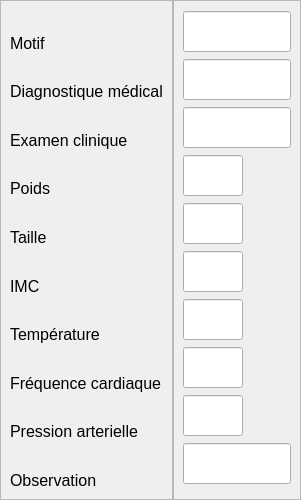
                                <widget class="QFrame" name="frame_24">
                                 <property name="minimumSize">
                                  <size>
                                   <width>0</width>
                                   <height>500</height>
                                  </size>
                                 </property>
                                 <property name="maximumSize">
                                  <size>
                                   <width>16777215</width>
                                   <height>500</height>
                                  </size>
                                 </property>
                                 <property name="frameShape">
                                  <enum>QFrame::NoFrame</enum>
                                 </property>
                                 <property name="frameShadow">
                                  <enum>QFrame::Raised</enum>
                                 </property>
                                 <layout class="QHBoxLayout" name="horizontalLayout_22">
                                  <property name="spacing">
                                   <number>0</number>
                                  </property>
                                  <property name="leftMargin">
                                   <number>0</number>
                                  </property>
                                  <property name="topMargin">
                                   <number>0</number>
                                  </property>
                                  <property name="rightMargin">
                                   <number>0</number>
                                  </property>
                                  <property name="bottomMargin">
                                   <number>0</number>
                                  </property>
                                  <item>
                                   <widget class="QFrame" name="frame_26">
                                    <property name="frameShape">
                                     <enum>QFrame::StyledPanel</enum>
                                    </property>
                                    <property name="frameShadow">
                                     <enum>QFrame::Raised</enum>
                                    </property>
                                    <layout class="QVBoxLayout" name="verticalLayout_15">
                                     <item alignment="Qt::AlignBottom">
                                      <widget class="QLabel" name="label_15">
                                       <property name="font">
                                        <font>
                                         <pointsize>12</pointsize>
                                        </font>
                                       </property>
                                       <property name="text">
                                        <string>Motif</string>
                                       </property>
                                      </widget>
                                     </item>
                                     <item alignment="Qt::AlignBottom">
                                      <widget class="QLabel" name="label_16">
                                       <property name="font">
                                        <font>
                                         <pointsize>12</pointsize>
                                        </font>
                                       </property>
                                       <property name="text">
                                        <string>Diagnostique médical</string>
                                       </property>
                                      </widget>
                                     </item>
                                     <item alignment="Qt::AlignBottom">
                                      <widget class="QLabel" name="label_17">
                                       <property name="font">
                                        <font>
                                         <pointsize>12</pointsize>
                                        </font>
                                       </property>
                                       <property name="text">
                                        <string>Examen clinique</string>
                                       </property>
                                      </widget>
                                     </item>
                                     <item alignment="Qt::AlignBottom">
                                      <widget class="QLabel" name="label_18">
                                       <property name="font">
                                        <font>
                                         <pointsize>12</pointsize>
                                        </font>
                                       </property>
                                       <property name="text">
                                        <string>Poids</string>
                                       </property>
                                      </widget>
                                     </item>
                                     <item alignment="Qt::AlignBottom">
                                      <widget class="QLabel" name="label_19">
                                       <property name="font">
                                        <font>
                                         <pointsize>12</pointsize>
                                        </font>
                                       </property>
                                       <property name="text">
                                        <string>Taille</string>
                                       </property>
                                      </widget>
                                     </item>
                                     <item alignment="Qt::AlignBottom">
                                      <widget class="QLabel" name="label_20">
                                       <property name="font">
                                        <font>
                                         <pointsize>12</pointsize>
                                        </font>
                                       </property>
                                       <property name="text">
                                        <string>IMC</string>
                                       </property>
                                      </widget>
                                     </item>
                                     <item alignment="Qt::AlignBottom">
                                      <widget class="QLabel" name="label_21">
                                       <property name="font">
                                        <font>
                                         <pointsize>12</pointsize>
                                        </font>
                                       </property>
                                       <property name="text">
                                        <string>Température</string>
                                       </property>
                                      </widget>
                                     </item>
                                     <item alignment="Qt::AlignBottom">
                                      <widget class="QLabel" name="label_22">
                                       <property name="font">
                                        <font>
                                         <pointsize>12</pointsize>
                                        </font>
                                       </property>
                                       <property name="text">
                                        <string>Fréquence cardiaque</string>
                                       </property>
                                      </widget>
                                     </item>
                                     <item alignment="Qt::AlignBottom">
                                      <widget class="QLabel" name="label_23">
                                       <property name="font">
                                        <font>
                                         <pointsize>12</pointsize>
                                        </font>
                                       </property>
                                       <property name="text">
                                        <string>Pression arterielle</string>
                                       </property>
                                      </widget>
                                     </item>
                                     <item alignment="Qt::AlignBottom">
                                      <widget class="QLabel" name="label_24">
                                       <property name="font">
                                        <font>
                                         <pointsize>12</pointsize>
                                        </font>
                                       </property>
                                       <property name="text">
                                        <string>Observation</string>
                                       </property>
                                      </widget>
                                     </item>
                                    </layout>
                                   </widget>
                                  </item>
                                  <item>
                                   <widget class="QFrame" name="frame_27">
                                    <property name="frameShape">
                                     <enum>QFrame::StyledPanel</enum>
                                    </property>
                                    <property name="frameShadow">
                                     <enum>QFrame::Raised</enum>
                                    </property>
                                    <layout class="QVBoxLayout" name="verticalLayout_16">
                                     <item>
                                      <widget class="QLineEdit" name="L_motif">
                                       <property name="minimumSize">
                                        <size>
                                         <width>0</width>
                                         <height>41</height>
                                        </size>
                                       </property>
                                       <property name="styleSheet">
                                        <string notr="true">border-bottom: 1px solid rgb(36, 156, 200)</string>
                                       </property>
                                       <property name="readOnly">
                                        <bool>true</bool>
                                       </property>
                                      </widget>
                                     </item>
                                     <item>
                                      <widget class="QLineEdit" name="L_diag">
                                       <property name="minimumSize">
                                        <size>
                                         <width>0</width>
                                         <height>41</height>
                                        </size>
                                       </property>
                                       <property name="styleSheet">
                                        <string notr="true">border-bottom: 1px solid rgb(36, 156, 200)</string>
                                       </property>
                                       <property name="readOnly">
                                        <bool>true</bool>
                                       </property>
                                      </widget>
                                     </item>
                                     <item>
                                      <widget class="QLineEdit" name="L_exam">
                                       <property name="minimumSize">
                                        <size>
                                         <width>0</width>
                                         <height>41</height>
                                        </size>
                                       </property>
                                       <property name="styleSheet">
                                        <string notr="true">border-bottom: 1px solid rgb(36, 156, 200)</string>
                                       </property>
                                       <property name="readOnly">
                                        <bool>true</bool>
                                       </property>
                                      </widget>
                                     </item>
                                     <item>
                                      <widget class="QLineEdit" name="L_poids">
                                       <property name="minimumSize">
                                        <size>
                                         <width>0</width>
                                         <height>41</height>
                                        </size>
                                       </property>
                                       <property name="maximumSize">
                                        <size>
                                         <width>60</width>
                                         <height>16777215</height>
                                        </size>
                                       </property>
                                       <property name="styleSheet">
                                        <string notr="true">border-bottom: 1px solid rgb(36, 156, 200)</string>
                                       </property>
                                       <property name="readOnly">
                                        <bool>true</bool>
                                       </property>
                                      </widget>
                                     </item>
                                     <item>
                                      <widget class="QLineEdit" name="L_taillee">
                                       <property name="minimumSize">
                                        <size>
                                         <width>0</width>
                                         <height>41</height>
                                        </size>
                                       </property>
                                       <property name="maximumSize">
                                        <size>
                                         <width>60</width>
                                         <height>16777215</height>
                                        </size>
                                       </property>
                                       <property name="styleSheet">
                                        <string notr="true">border-bottom: 1px solid rgb(36, 156, 200)</string>
                                       </property>
                                       <property name="readOnly">
                                        <bool>true</bool>
                                       </property>
                                      </widget>
                                     </item>
                                     <item>
                                      <widget class="QLineEdit" name="L_Imc">
                                       <property name="minimumSize">
                                        <size>
                                         <width>0</width>
                                         <height>41</height>
                                        </size>
                                       </property>
                                       <property name="maximumSize">
                                        <size>
                                         <width>60</width>
                                         <height>16777215</height>
                                        </size>
                                       </property>
                                       <property name="styleSheet">
                                        <string notr="true">border-bottom: 1px solid rgb(36, 156, 200)</string>
                                       </property>
                                       <property name="readOnly">
                                        <bool>true</bool>
                                       </property>
                                      </widget>
                                     </item>
                                     <item>
                                      <widget class="QLineEdit" name="L_temperature">
                                       <property name="minimumSize">
                                        <size>
                                         <width>0</width>
                                         <height>41</height>
                                        </size>
                                       </property>
                                       <property name="maximumSize">
                                        <size>
                                         <width>60</width>
                                         <height>16777215</height>
                                        </size>
                                       </property>
                                       <property name="styleSheet">
                                        <string notr="true">border-bottom: 1px solid rgb(36, 156, 200)</string>
                                       </property>
                                       <property name="readOnly">
                                        <bool>true</bool>
                                       </property>
                                      </widget>
                                     </item>
                                     <item>
                                      <widget class="QLineEdit" name="L_frequence_cardiaque">
                                       <property name="minimumSize">
                                        <size>
                                         <width>0</width>
                                         <height>41</height>
                                        </size>
                                       </property>
                                       <property name="maximumSize">
                                        <size>
                                         <width>60</width>
                                         <height>16777215</height>
                                        </size>
                                       </property>
                                       <property name="styleSheet">
                                        <string notr="true">border-bottom: 1px solid rgb(36, 156, 200)</string>
                                       </property>
                                       <property name="readOnly">
                                        <bool>true</bool>
                                       </property>
                                      </widget>
                                     </item>
                                     <item>
                                      <widget class="QLineEdit" name="L_pression_arterielle">
                                       <property name="minimumSize">
                                        <size>
                                         <width>0</width>
                                         <height>41</height>
                                        </size>
                                       </property>
                                       <property name="maximumSize">
                                        <size>
                                         <width>60</width>
                                         <height>16777215</height>
                                        </size>
                                       </property>
                                       <property name="styleSheet">
                                        <string notr="true">border-bottom: 1px solid rgb(36, 156, 200)</string>
                                       </property>
                                       <property name="readOnly">
                                        <bool>true</bool>
                                       </property>
                                      </widget>
                                     </item>
                                     <item>
                                      <widget class="QLineEdit" name="L_observation">
                                       <property name="minimumSize">
                                        <size>
                                         <width>0</width>
                                         <height>41</height>
                                        </size>
                                       </property>
                                       <property name="styleSheet">
                                        <string notr="true">border-bottom: 1px solid rgb(36, 156, 200)</string>
                                       </property>
                                       <property name="readOnly">
                                        <bool>true</bool>
                                       </property>
                                      </widget>
                                     </item>
                                    </layout>
                                   </widget>
                                  </item>
                                 </layout>
                                </widget>
